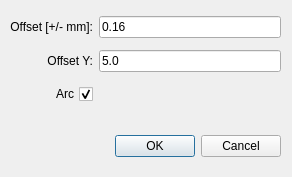
<?xml version="1.0" encoding="UTF-8"?>
<ui version="4.0">
 <class>Offset_value</class>
 <widget class="QDialog" name="Offset_value">
  <property name="geometry">
   <rect>
    <x>0</x>
    <y>0</y>
    <width>292</width>
    <height>177</height>
   </rect>
  </property>
  <property name="windowTitle">
   <string notr="true">Offset value</string>
  </property>
  <property name="toolTip">
   <string/>
  </property>
  <widget class="QDialogButtonBox" name="buttonBoxLayer">
   <property name="geometry">
    <rect>
     <x>10</x>
     <y>130</y>
     <width>271</width>
     <height>32</height>
    </rect>
   </property>
   <property name="orientation">
    <enum>Qt::Horizontal</enum>
   </property>
   <property name="standardButtons">
    <set>QDialogButtonBox::Cancel|QDialogButtonBox::Ok</set>
   </property>
  </widget>
  <widget class="QWidget" name="gridLayoutWidget">
   <property name="geometry">
    <rect>
     <x>10</x>
     <y>10</y>
     <width>271</width>
     <height>101</height>
    </rect>
   </property>
   <layout class="QGridLayout" name="gridLayout">
    <item row="0" column="0">
     <widget class="QLabel" name="offset_label">
      <property name="minimumSize">
       <size>
        <width>0</width>
        <height>0</height>
       </size>
      </property>
      <property name="toolTip">
       <string notr="true"/>
      </property>
      <property name="text">
       <string notr="true">Offset [+/- mm]:</string>
      </property>
      <property name="alignment">
       <set>Qt::AlignRight|Qt::AlignTrailing|Qt::AlignVCenter</set>
      </property>
     </widget>
    </item>
    <item row="0" column="1">
     <widget class="QLineEdit" name="lineEdit_offset">
      <property name="toolTip">
       <string notr="true">Offset value [+/- mm]</string>
      </property>
      <property name="text">
       <string notr="true">0.16</string>
      </property>
     </widget>
    </item>
    <item row="2" column="0">
     <widget class="QCheckBox" name="checkBox">
      <property name="toolTip">
       <string notr="true">Arc or Intersection Offset method</string>
      </property>
      <property name="layoutDirection">
       <enum>Qt::RightToLeft</enum>
      </property>
      <property name="text">
       <string notr="true">Arc</string>
      </property>
      <property name="checked">
       <bool>true</bool>
      </property>
     </widget>
    </item>
    <item row="1" column="0">
     <widget class="QLabel" name="offset_label_2">
      <property name="minimumSize">
       <size>
        <width>0</width>
        <height>0</height>
       </size>
      </property>
      <property name="toolTip">
       <string notr="true"/>
      </property>
      <property name="text">
       <string notr="true">Offset Y:</string>
      </property>
      <property name="alignment">
       <set>Qt::AlignRight|Qt::AlignTrailing|Qt::AlignVCenter</set>
      </property>
     </widget>
    </item>
    <item row="1" column="1">
     <widget class="QLineEdit" name="lineEdit_offset_2">
      <property name="toolTip">
       <string notr="true">Offset value [+/- mm]</string>
      </property>
      <property name="text">
       <string notr="true">5.0</string>
      </property>
     </widget>
    </item>
   </layout>
  </widget>
 </widget>
 <resources/>
 <connections>
  <connection>
   <sender>buttonBoxLayer</sender>
   <signal>accepted()</signal>
   <receiver>Offset_value</receiver>
   <slot>accept()</slot>
   <hints>
    <hint type="sourcelabel">
     <x>248</x>
     <y>254</y>
    </hint>
    <hint type="destinationlabel">
     <x>157</x>
     <y>274</y>
    </hint>
   </hints>
  </connection>
  <connection>
   <sender>buttonBoxLayer</sender>
   <signal>rejected()</signal>
   <receiver>Offset_value</receiver>
   <slot>reject()</slot>
   <hints>
    <hint type="sourcelabel">
     <x>316</x>
     <y>260</y>
    </hint>
    <hint type="destinationlabel">
     <x>286</x>
     <y>274</y>
    </hint>
   </hints>
  </connection>
 </connections>
</ui>
